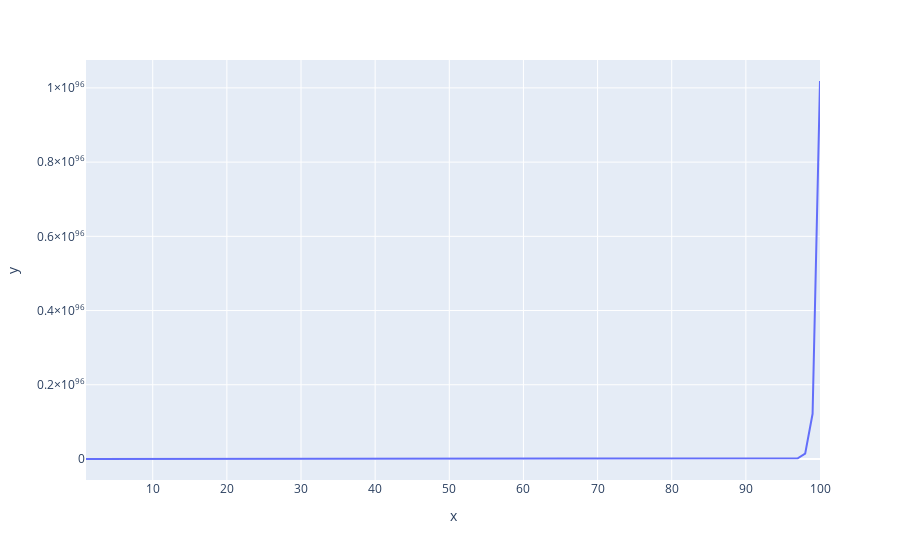
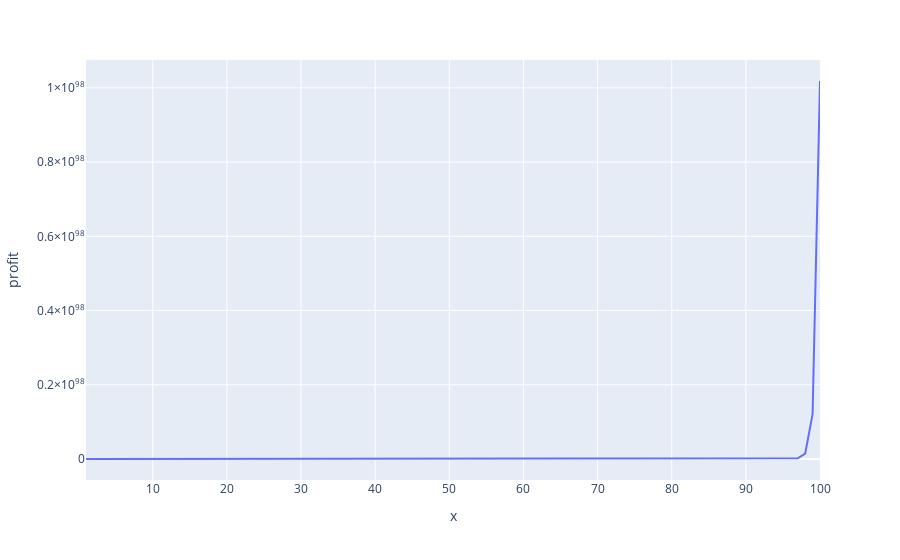

Source (notebook cell) for these figures, in order:
### Code cell
params = fit(df_lst[0][['price', 'count_']], 
                 p1=-1., 
                 p2=0.,
                 opciones={'disp':True,'maxiter':10000})
    
y = np.exp(params[0]*x+params[1])*100



df_plot=pd.DataFrame()
df_plot['x']=x
df_plot['y']=y
df_plot['profit']=df_plot.x*df_plot.y


display(px.line(df_plot, x='x', y='y'))
px.line(df_plot, x='x', y='profit')
